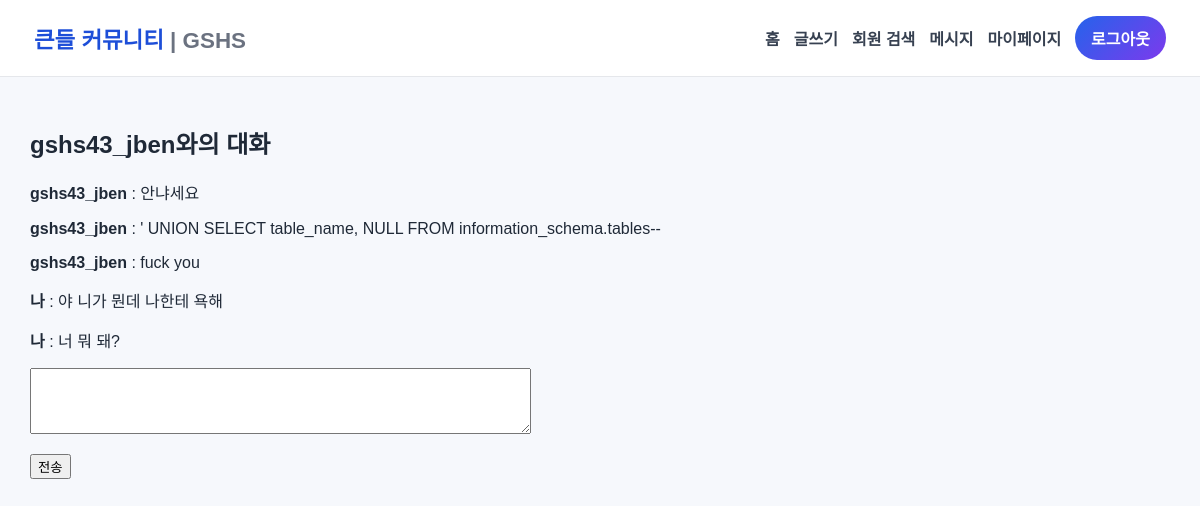
The page /chat/gshs43_jben (signed in) on the database its author committed.
### models.py (models this page shows, shortened)
class User(UserMixin, db.Model):
    id = db.Column(db.Integer, primary_key=True)
    username = db.Column(db.String(30), unique=True, nullable=False)
    email = db.Column(db.String(120), unique=True, nullable=False)
    password_hash = db.Column(db.String(255), nullable=False)
    student_id = db.Column(db.String(30))
    real_name = db.Column(db.String(50))
    school = db.Column(db.String(100))
    grade = db.Column(db.String(20))
    bio = db.Column(db.String(300))
    is_admin = db.Column(db.Boolean, default=False)
    created_at = db.Column(db.DateTime, default=datetime.utcnow)
    posts = db.relationship("Post", backref="author", lazy=True, cascade="all, delete-orphan")
    comments = db.relationship("Comment", backref="author", lazy=True, cascade="all, delete-orphan")

class Message(db.Model):
    id = db.Column(db.Integer, primary_key=True)
    content = db.Column(db.String(1000), nullable=False)
    timestamp = db.Column(db.DateTime, default=datetime.utcnow)
    sender_id = db.Column(db.Integer, db.ForeignKey("user.id"), nullable=False)
    receiver_id = db.Column(db.Integer, db.ForeignKey("user.id"), nullable=False)

### app.py (the view, shortened to what this page needs)
@app.route("/chat/<username>", methods=["GET", "POST"])
@login_required
def chat(username):
    other_user = User.query.filter_by(username=username).first_or_404()
    form = MessageForm()
    messages = Message.query.filter(
        or_(
            and_(Message.sender_id == current_user.id, Message.receiver_id == other_user.id),
            and_(Message.sender_id == other_user.id, Message.receiver_id == current_user.id)
        )
    ).order_by(Message.timestamp.asc()).all()
    return render_template("chat.html", other_user=other_user, messages=messages, form=form)

### forms.py
class MessageForm(FlaskForm):
    content = TextAreaField("메시지", validators=[DataRequired(), Length(max=1000)])
    submit = SubmitField("전송")

### models.py (called while the page is built)
@login_manager.user_loader
def load_user(user_id):
    return User.query.get(int(user_id))

### templates/chat.html (shortened to what this page needs)
{% extends "base.html" %}
{% block content %}
<h2>{{ other_user.username }}와의 대화</h2>
<div class="card">
    {% for msg in messages %}
        <p>
            <strong>
                {% if msg.sender_id == current_user.id %}
                    나
                {% else %}
                    {{ other_user.username }}
                {% endif %}
            </strong>
            : {{ msg.content }}
        </p>
    {% endfor %}
</div>
<form method="POST">
    <p>{{ form.content(rows=4, cols=60) }}</p>
    <p>{{ form.submit() }}</p>
</form>
{% endblock %}

### static/style.css (style rules this page uses)
* { box-sizing: border-box; }
body { margin: 0; font-family: "Pretendard", "Noto Sans KR", Arial, sans-serif; background: #f6f8fc; color: #1f2937; }

### rows shown on the page
User: username "gshs43_jben"
Message: content "안냐세요"
Message: content "' UNION SELECT table_name, NULL FROM information_schema.tables--"
Message: content "fuck you"
Message: shows "나", content "야 니가 뭔데 나한테 욕해"
Message: shows "나", content "너 뭐 돼?"
